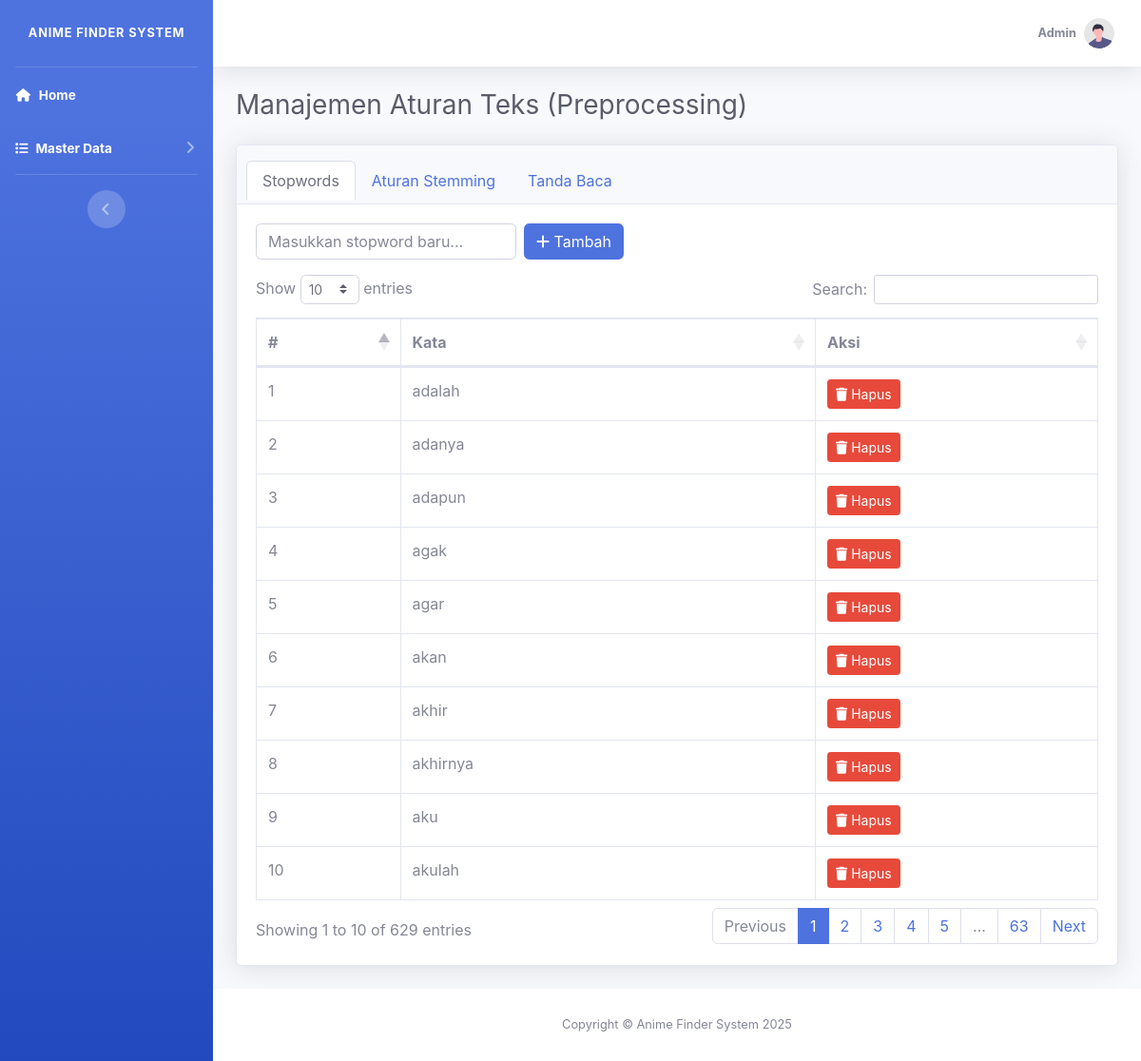
Page /admin/aturan_teks.php (signed in) on the committed database.
### tables this page shows
CREATE TABLE `users` (
  `id` int NOT NULL,
  `username` varchar(255) NOT NULL,
  `password` varchar(255) NOT NULL,
  `role` varchar(255) NOT NULL
);

CREATE TABLE `stopwords` (
  `id_stopword` int NOT NULL,
  `kata` varchar(50) NOT NULL
);

### admin/aturan_teks.php (the view, shortened to what this page needs)
<?php
include "../functions.php";
$stopwords_data = $conn->query("SELECT * FROM stopwords ORDER BY kata ASC");
?>
<!DOCTYPE html>
<html lang="id">
<head>
    <?php include "link.php"; ?>
</head>
<body id="page-top">
    <div id="wrapper">
        <?php include "sidebar.php"; ?>
        <div id="content-wrapper" class="d-flex flex-column">
            <div id="content">
                <?php include "topbar.php"; ?>
                <div class="container-fluid">
                    <h1 class="h3 mb-4 text-gray-800">Manajemen Aturan Teks (Preprocessing)</h1>
                    <div class="card shadow mb-4">
                        <div class="card-header py-3">
                            <ul class="nav nav-tabs card-header-tabs">
                                <li class="nav-item">
                                    <a class="nav-link active" id="stopwords-tab" data-toggle="tab" href="#stopwords"
                                        role="tab">Stopwords</a>
                                </li>
                                <li class="nav-item">
                                    <a class="nav-link" id="stemming-tab" data-toggle="tab" href="#stemming"
                                        role="tab">Aturan Stemming</a>
                                </li>
                                <li class="nav-item">
                                    <a class="nav-link" id="tanda-baca-tab" data-toggle="tab" href="#tanda-baca"
                                        role="tab">Tanda Baca</a>
                                </li>
                            </ul>
                        </div>
                        <div class="card-body">
                            <div class="tab-content" id="myTabContent">
                                <div class="tab-pane fade show active" id="stopwords" role="tabpanel">
                                    <form action="" method="POST" class="form-inline mb-3">
                                        <input type="text" name="kata_stopword" class="form-control mr-2"
                                            placeholder="Masukkan stopword baru..." required>
                                        <button type="submit" name="tambah_stopword" class="btn btn-primary"><i
                                                class="fas fa-plus"></i> Tambah</button>
                                    </form>
                                    <div class="table-responsive">
                                        <table class="table table-bordered" id="stopwordsTable" width="100%">
                                            <thead>
                                                <tr>
                                                    <th>#</th>
                                                    <th>Kata</th>
                                                    <th>Aksi</th>
                                                </tr>
                                            </thead>
                                            <tbody>
                                                <?php $i = 1;
                                                while ($row = $stopwords_data->fetch_assoc()): ?>
                                                    <tr>
                                                        <td><?= $i++; ?></td>
                                                        <td><?= htmlspecialchars($row['kata']); ?></td>
                                                        <td>
                                                            <form action="" method="POST"
                                                                onsubmit="return confirm('Yakin ingin menghapus?');">
                                                                <button type="submit" name="hapus_stopword"
                                                                    class="btn btn-sm btn-danger"><i
                                                                        class="fas fa-trash"></i> Hapus</button>
                                                            </form>
                                                        </td>
                                                    </tr>
                                                <?php endwhile; ?>
                                            </tbody>
                                        </table>
                                    </div>
                                </div>
                            </div>
                        </div>
                    </div>
                </div>
            </div>
            <?php include "footer.php"; ?>
        </div>
    </div>
</body>
</html>

### admin/topbar.php (shortened to what this page needs)
<?php
$username = $_SESSION['username'];
$checkColumns = $conn->query("SHOW COLUMNS FROM users LIKE 'nama'");
$hasNamaColumn = $checkColumns->num_rows > 0;
if ($hasNamaColumn) {
    $stmt = $conn->prepare("SELECT nama, role FROM users WHERE username = ?");
} else {
    $stmt = $conn->prepare("SELECT role FROM users WHERE username = ?");
}
$stmt->bind_param("s", $username);
$stmt->execute();
$result = $stmt->get_result();
$user = $result->fetch_assoc();
if ($hasNamaColumn && !empty($user['nama'])) {
    $displayName = $user['nama'];
} else {
    $displayName = ucfirst($user['role']);
}
?>
<nav class="navbar navbar-expand navbar-light bg-white topbar mb-4 static-top shadow">
    <ul class="navbar-nav ml-auto">
        <li class="nav-item dropdown no-arrow">
            <a class="nav-link dropdown-toggle" href="#" id="userDropdown" role="button" data-toggle="dropdown" aria-haspopup="true" aria-expanded="false">
                <span class="mr-2 d-none d-lg-inline text-gray-600 small"><strong><?= htmlspecialchars($displayName); ?></strong></span>
                <img class="img-profile rounded-circle" src="../img/undraw_profile.svg">
            </a>
        </li>
    </ul>
</nav>

### rows in the picture
users: role "Admin"
stopwords: kata "adalah"
stopwords: kata "adanya"
stopwords: kata "adapun"
stopwords: kata "agak"
stopwords: kata "agar"
stopwords: kata "akan"
stopwords: kata "akhir"
stopwords: kata "akhirnya"
stopwords: kata "aku"
stopwords: kata "akulah"

### other values in the picture
$judul "ANIME FINDER SYSTEM"
$judul "Anime Finder System"
